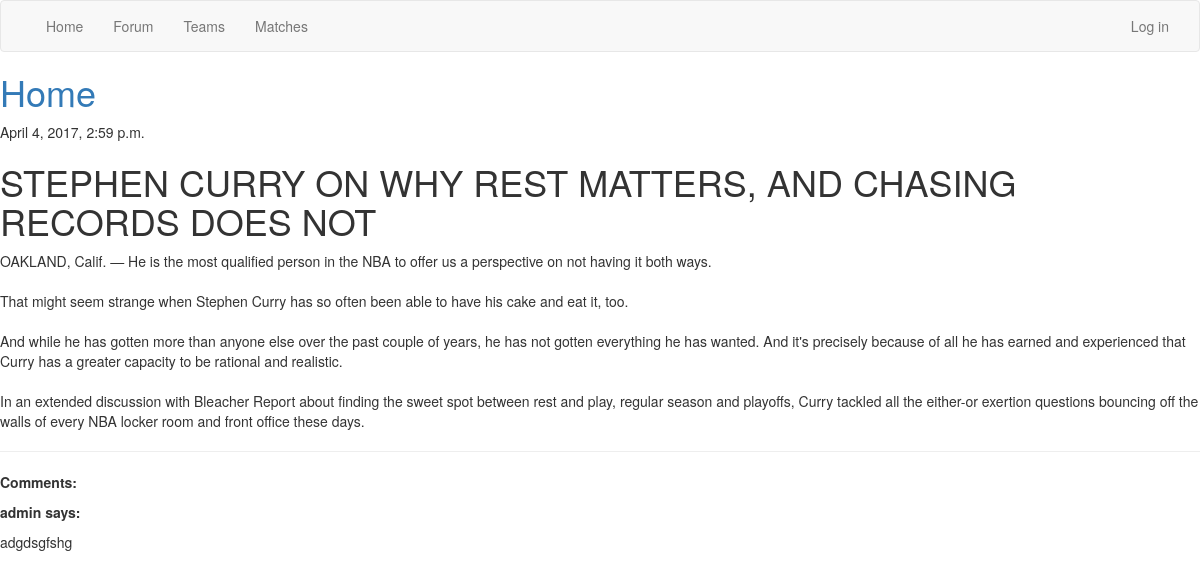
/post/16/, run on the app's committed database.
### newsfeed/models.py (models this page shows, shortened)
class Post(models.Model):
    author = models.ForeignKey('auth.User')
    title = models.CharField(max_length=200)
    text = models.TextField()
    created_date = models.DateTimeField(default=timezone.now)
    team = models.ForeignKey('Team', related_name="related_posts", null=True, blank=True)
    class Meta:
        ordering = ['-created_date',]

class Comment(models.Model):
    author = models.ForeignKey('auth.User')
    newsPost = models.ForeignKey(Post, blank=True, null=True, related_name="news_comments")
    forumPost = models.ForeignKey(ForumPost, blank=True, null=True, related_name="forum_comments")
    text = models.TextField()
    timeStamp = models.DateTimeField(default=timezone.now)

### newsfeed/views.py (the view)
# urls.py: url(r'^post/(?P<pk>\d+)/$', views.post_in_detail, name="post_in_detail"),
def post_in_detail(request, pk):
    post = get_object_or_404(Post, pk=pk)
    return render(request, 'newsfeed/post_in_detail.html', {'post': post})

### newsfeed/templates/newsfeed/post_in_detail.html (shortened to what this page needs)
{% extends 'newsfeed/base.html' %}
{% block content %}
    <div>
        {% if post.created_date %}
            <div>
                {{ post.created_date }}
            </div>
        {% endif %}
        <h1>{{ post.title }}</h1>
        <p>{{ post.text|linebreaksbr }}</p>
    </div>
    <hr>
    <strong><p>Comments:</p></strong>
    {% for comment in post.news_comments.all %}
        <div>
            <strong>{{ comment.author }} says:</strong>
            <p>{{ comment.text|linebreaks }}
        </div>
    {% empty %}
        <p> No comments yet... </p>
    {% endfor %}
{% endblock %}

### data on the page
Post: created_date "April 4, 2017, 2:59 p.m.", title "STEPHEN CURRY ON WHY REST MATTERS, AND CHASING RECORDS DOES NOT", text "OAKLAND, Calif. — He is the most qualified person in the NBA to offer us a perspective on not having it both ways. That might seem strange when Stephen Curry has so often been able to have his cake and eat it, too. And while he has gotten more than anyone else over the past couple of years, he has not gotten everything he has wanted. And it's precisely because of all he has earned and experienced that Curry has a greater capacity to be rational and realistic. In an extended discussion with Bleacher Report about finding the sweet spot between rest and play, regular season and playoffs, Curry tackled all the either-or exertion questions bouncing off the walls of every NBA locker room and…"
Comment: author "admin", text "adgdsgfshg"
